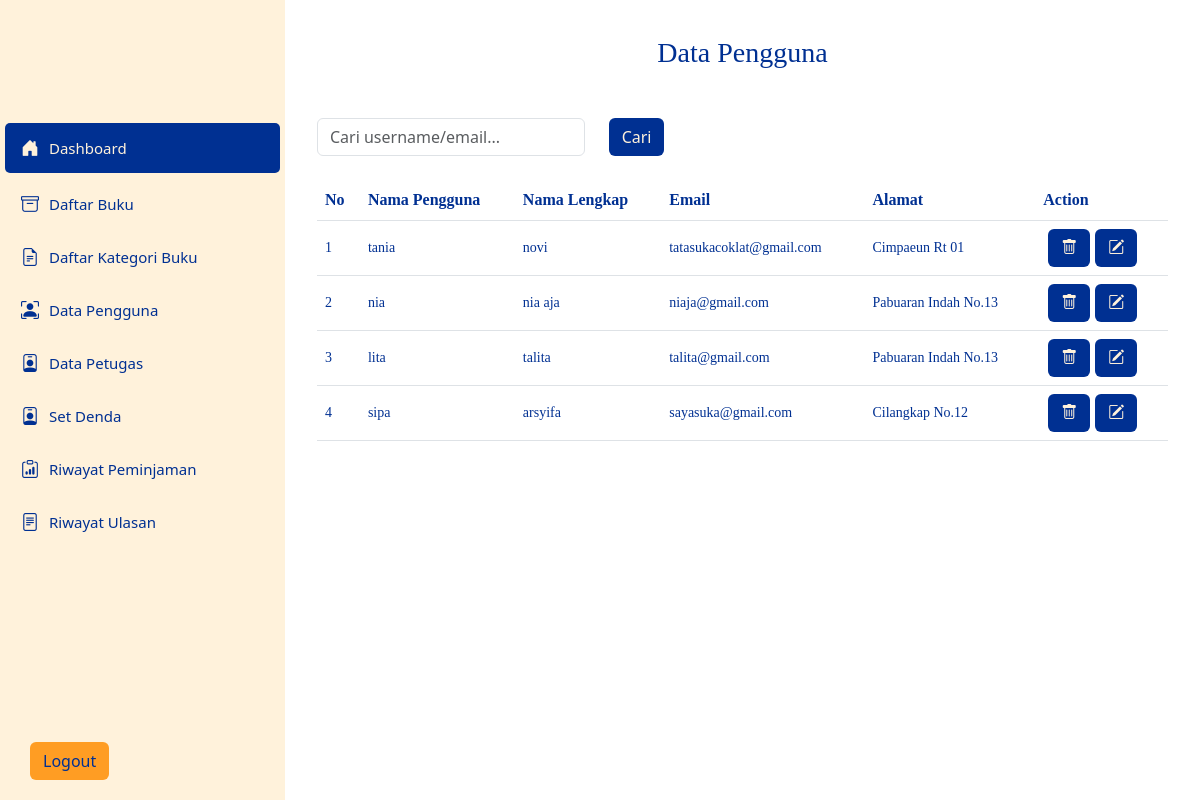
Page /back_end/admin/index.php?page=data_user (signed in) on the committed database.
### tables this page shows
CREATE TABLE `tb_user` (
  `id_user` int(11) NOT NULL,
  `username` varchar(255) NOT NULL,
  `nama_lengkap` varchar(255) NOT NULL,
  `password` varchar(255) NOT NULL,
  `email` varchar(255) NOT NULL,
  `alamat` text NOT NULL,
  `role` enum('pelanggan','petugas','admin','') NOT NULL
);

### back_end/admin/pages/data_user.php (the view, shortened to what this page needs)
<?php
include "../../lib/koneksi.php";
?>
<!doctype html>
<html lang="en">
<head>
    <link href="https://cdn.jsdelivr.net/npm/bootstrap@5.3.3/dist/css/bootstrap.min.css" rel="stylesheet"
>
    <link rel="stylesheet" href="https://cdn.jsdelivr.net/npm/bootstrap-icons@1.5.0/font/bootstrap-icons.css">
</head>
<body>
    <center>
        <h3 class="mt-3 mb-4">Data Pengguna</h3>
    </center>
    <div class="container mt-5">
        <form method="GET" action="">
            <div class="row mb-4">
                <div class="col-md-4">
                    <input type="text" name="keyword" class="form-control" placeholder="Cari username/email..."
                        value="<?= isset($_GET['keyword']) ? htmlspecialchars($_GET['keyword']) : '' ?>">
                </div>
                <div class="col-md-2">
                    <button type="submit" class="btn btn-md">Cari</button>
                </div>
            </div>
        </form>
        <div class="table-responsive">
            <table class="table table-hover align-middle">
                <thead class="table">
                    <tr>
                        <th style="color: #003092;">No</th>
                        <th style="color: #003092;">Nama Pengguna</th>
                        <th style="color: #003092;">Nama Lengkap</th>
                        <th style="color: #003092;">Email</th>
                        <th style="color: #003092;">Alamat</th>
                        <th style="color: #003092;">Action</th>
                    </tr>
                </thead>
                <tbody>
                    <?php
                  $keyword = isset($_GET['keyword']) ? '%' . $_GET['keyword'] . '%' : '%';
                  $sql = "SELECT id_user, username, nama_lengkap, email, alamat
                          FROM tb_user
                          WHERE role = 'pelanggan' AND (username LIKE ? OR email LIKE ?)
                          ORDER BY id_user DESC";
                  $stmt = $pdo->prepare($sql);
                  $stmt->execute([$keyword, $keyword]);
                  $no = 1;
                  while ($rowResult = $stmt->fetch(PDO::FETCH_ASSOC)) {
                  ?>
                    <tr>
                        <td style="color: #003092;"><?=$no++?></td>
                        <td style="color: #003092;"><?=$rowResult['username']?></td>
                        <td style="color: #003092;"><?=$rowResult['nama_lengkap']?></td>
                        <td style="color: #003092;"><?=$rowResult['email']?></td>
                        <td style="color: #003092;"><?=$rowResult['alamat']?></td>
                        <td>
                            <div class="action">
                            <a href="?page=hapus_user&id=<?=$rowResult['id_user'];?>" class="btn btn-md"><i class="bi-trash"></i></a>
                            <a href="?page=edit_user&id=<?=$rowResult['id_user']?>" class="btn btn-md"><i class="bi-pencil-square"></i></a>
                        </div>
                        </td>
                    </tr>
                    <?php
                            }
                            ?>
                </tbody>
            </table>
        </div>
    </div>
</body>
</html>

### back_end/admin/pages/data_user.php (style rules this page uses)
h3 { font-family: aes; color: #003092; }
th { font-family: biasa; }
tbody tr td { font-family: biasa; font-size: 14px; }
.btn-md { color: #FFF2DB; background-color: #003092; }
.action { display: flex; }
.action a { margin-left: 5px; }

### rows in the picture
tb_user: username "tania", nama_lengkap "novi", email "tatasukacoklat@gmail.com", alamat "Cimpaeun Rt 01"
tb_user: username "nia", nama_lengkap "nia aja", email "niaja@gmail.com", alamat "Pabuaran Indah No.13"
tb_user: username "lita", nama_lengkap "talita", email "talita@gmail.com", alamat "Pabuaran Indah No.13"
tb_user: username "sipa", nama_lengkap "arsyifa", email "sayasuka@gmail.com", alamat "Cilangkap No.12"
